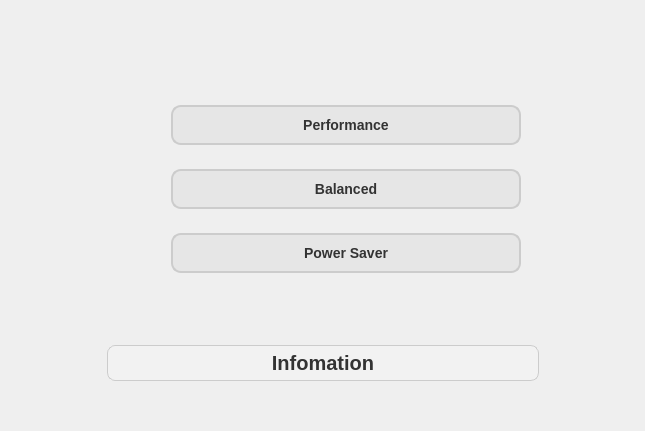
<?xml version="1.0" encoding="UTF-8"?>
<ui version="4.0">
 <class>Form</class>
 <widget class="QWidget" name="Form">
  <property name="geometry">
   <rect>
    <x>0</x>
    <y>0</y>
    <width>645</width>
    <height>431</height>
   </rect>
  </property>
  <property name="windowTitle">
   <string>Form</string>
  </property>
  <layout class="QHBoxLayout" name="horizontalLayout_5">
   <item>
    <spacer name="horizontalSpacer">
     <property name="orientation">
      <enum>Qt::Orientation::Horizontal</enum>
     </property>
     <property name="sizeHint" stdset="0">
      <size>
       <width>80</width>
       <height>20</height>
      </size>
     </property>
    </spacer>
   </item>
   <item>
    <widget class="QWidget" name="widget_5" native="true">
     <property name="minimumSize">
      <size>
       <width>450</width>
       <height>350</height>
      </size>
     </property>
     <property name="maximumSize">
      <size>
       <width>450</width>
       <height>350</height>
      </size>
     </property>
     <layout class="QHBoxLayout" name="horizontalLayout_4">
      <item>
       <layout class="QVBoxLayout" name="verticalLayout_2">
        <property name="spacing">
         <number>15</number>
        </property>
        <item>
         <widget class="QWidget" name="widget_4" native="true">
          <property name="styleSheet">
           <string notr="true">QPushButton {
    background-color: #e6e6e6;
    color: #333; /* Màu chữ */
    padding: 10px 15px;
    border: 2px solid #cccccc; /* Viền */
    border-radius: 10px;
    font-size: 14px;
    font-weight: bold;
    text-align: center;
}

QPushButton:hover {
    background-color: #d9d9d9; /* Màu nền khi hover */
    border-color: #bbbbbb; /* Viền khi hover */
}</string>
          </property>
          <layout class="QVBoxLayout" name="verticalLayout">
           <item>
            <spacer name="verticalSpacer_3">
             <property name="orientation">
              <enum>Qt::Orientation::Vertical</enum>
             </property>
             <property name="sizeHint" stdset="0">
              <size>
               <width>20</width>
               <height>40</height>
              </size>
             </property>
            </spacer>
           </item>
           <item>
            <widget class="QWidget" name="widget" native="true">
             <property name="styleSheet">
              <string notr="true"/>
             </property>
             <layout class="QHBoxLayout" name="horizontalLayout">
              <item>
               <widget class="QLabel" name="label_6">
                <property name="minimumSize">
                 <size>
                  <width>40</width>
                  <height>40</height>
                 </size>
                </property>
                <property name="maximumSize">
                 <size>
                  <width>40</width>
                  <height>40</height>
                 </size>
                </property>
                <property name="text">
                 <string/>
                </property>
                <property name="pixmap">
                 <pixmap resource="res.qrc">:/image/Resource/performance.png</pixmap>
                </property>
                <property name="scaledContents">
                 <bool>true</bool>
                </property>
               </widget>
              </item>
              <item>
               <widget class="QPushButton" name="Performance_Btn">
                <property name="font">
                 <font>
                  <pointsize>-1</pointsize>
                  <italic>false</italic>
                  <bold>true</bold>
                 </font>
                </property>
                <property name="toolTip">
                 <string>&lt;html&gt;&lt;head/&gt;&lt;body&gt;&lt;p&gt;&lt;span style=&quot; font-size:11pt; font-style:italic; color:#5e5c64;&quot;&gt;High &lt;/span&gt;&lt;span style=&quot; font-size:11pt; font-weight:400; font-style:italic; color:#5e5c64;&quot;&gt;performance and power usage&lt;/span&gt;&lt;/p&gt;&lt;/body&gt;&lt;/html&gt;</string>
                </property>
                <property name="text">
                 <string>Performance</string>
                </property>
               </widget>
              </item>
             </layout>
            </widget>
           </item>
           <item>
            <widget class="QWidget" name="widget_2" native="true">
             <layout class="QHBoxLayout" name="horizontalLayout_2">
              <item>
               <widget class="QLabel" name="label_5">
                <property name="minimumSize">
                 <size>
                  <width>40</width>
                  <height>40</height>
                 </size>
                </property>
                <property name="maximumSize">
                 <size>
                  <width>40</width>
                  <height>40</height>
                 </size>
                </property>
                <property name="text">
                 <string/>
                </property>
                <property name="pixmap">
                 <pixmap resource="res.qrc">:/image/Resource/balance.png</pixmap>
                </property>
                <property name="scaledContents">
                 <bool>true</bool>
                </property>
               </widget>
              </item>
              <item>
               <widget class="QPushButton" name="Balanced_Btn">
                <property name="toolTip">
                 <string>&lt;html&gt;&lt;head/&gt;&lt;body&gt;&lt;p&gt;&lt;span style=&quot; font-size:11pt; font-style:italic; color:#5e5c64;&quot;&gt;Standard &lt;/span&gt;&lt;span style=&quot; font-size:11pt; font-weight:400; font-style:italic; color:#5e5c64;&quot;&gt;performance and power usage&lt;/span&gt;&lt;/p&gt;&lt;/body&gt;&lt;/html&gt;</string>
                </property>
                <property name="text">
                 <string>Balanced</string>
                </property>
               </widget>
              </item>
             </layout>
            </widget>
           </item>
           <item>
            <widget class="QWidget" name="widget_3" native="true">
             <layout class="QHBoxLayout" name="horizontalLayout_3">
              <item>
               <widget class="QLabel" name="label_4">
                <property name="minimumSize">
                 <size>
                  <width>40</width>
                  <height>40</height>
                 </size>
                </property>
                <property name="maximumSize">
                 <size>
                  <width>40</width>
                  <height>40</height>
                 </size>
                </property>
                <property name="text">
                 <string/>
                </property>
                <property name="pixmap">
                 <pixmap resource="res.qrc">:/image/Resource/powersaver.png</pixmap>
                </property>
                <property name="scaledContents">
                 <bool>true</bool>
                </property>
               </widget>
              </item>
              <item>
               <widget class="QPushButton" name="Power_Saver_Btn">
                <property name="toolTip">
                 <string>&lt;html&gt;&lt;head/&gt;&lt;body&gt;&lt;p&gt;&lt;span style=&quot; font-size:11pt; font-style:italic; color:#5e5c64;&quot;&gt;Reduced &lt;/span&gt;&lt;span style=&quot; font-size:11pt; font-weight:400; font-style:italic; color:#5e5c64;&quot;&gt;performance and power usage&lt;/span&gt;&lt;/p&gt;&lt;/body&gt;&lt;/html&gt;</string>
                </property>
                <property name="text">
                 <string>Power Saver</string>
                </property>
               </widget>
              </item>
             </layout>
            </widget>
           </item>
           <item>
            <spacer name="verticalSpacer_4">
             <property name="orientation">
              <enum>Qt::Orientation::Vertical</enum>
             </property>
             <property name="sizeHint" stdset="0">
              <size>
               <width>20</width>
               <height>40</height>
              </size>
             </property>
            </spacer>
           </item>
          </layout>
         </widget>
        </item>
        <item>
         <widget class="QLabel" name="info">
          <property name="minimumSize">
           <size>
            <width>0</width>
            <height>0</height>
           </size>
          </property>
          <property name="font">
           <font>
            <family>Arial</family>
            <pointsize>-1</pointsize>
            <bold>true</bold>
           </font>
          </property>
          <property name="styleSheet">
           <string notr="true">QLabel {
    background-color: #f2f2f2;    /* Màu nền sáng nhẹ */
    color: #333333;               /* Màu chữ xám đậm */
    border: 1px solid #cccccc;    /* Đường viền màu xám nhạt */
    border-radius: 8px;           /* Bo tròn góc */
    font-family: &quot;Arial&quot;, sans-serif; /* Font chữ hiện đại */
    font-size: 20px;              /* Kích thước chữ vừa phải */
    font-weight: bold;            /* Chữ in đậm */
    padding: 5px;                 /* Khoảng cách nội dung bên trong */
    text-align: center;           /* Canh giữa nội dung */
}</string>
          </property>
          <property name="text">
           <string>Infomation</string>
          </property>
          <property name="alignment">
           <set>Qt::AlignmentFlag::AlignCenter</set>
          </property>
         </widget>
        </item>
       </layout>
      </item>
     </layout>
    </widget>
   </item>
   <item>
    <spacer name="horizontalSpacer_2">
     <property name="orientation">
      <enum>Qt::Orientation::Horizontal</enum>
     </property>
     <property name="sizeHint" stdset="0">
      <size>
       <width>79</width>
       <height>20</height>
      </size>
     </property>
    </spacer>
   </item>
  </layout>
 </widget>
 <resources>
  <include location="res.qrc"/>
 </resources>
 <connections/>
</ui>
